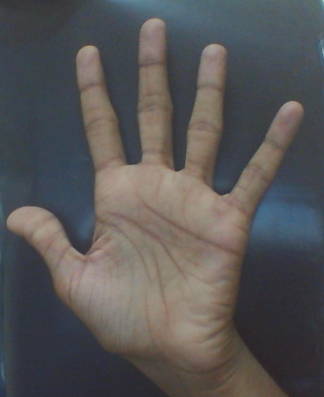
//> input picture testhand.png, 324 x 397 px
$ ./watershed1 testhand.png   (built with g++ and OpenCV 4)
//> lines starting //> are read from the running program, lines starting //| are printed output that depends on the picture; after the words box and inside, x2 and y2 are one past the last pixel; in counts of white or black regions, pixels touching at a corner belong together
#include<opencv2/opencv.hpp>
#include<iostream>

using namespace cv;
using namespace std;

int value=0.5;

Mat img_gray_d_t_thresh_G;
Mat img_gray_d_t_G;

void dt_thresh_callback(int , void*) {
	//cout<<value<<endl;
	threshold(img_gray_d_t_G, img_gray_d_t_thresh_G, (float) (value/255), 1, THRESH_BINARY);
	imshow("dt-thresh", img_gray_d_t_thresh_G);
}

int main(int argc, char** argv) {
	Mat img_gray = imread(argv[1], CV_LOAD_IMAGE_GRAYSCALE);
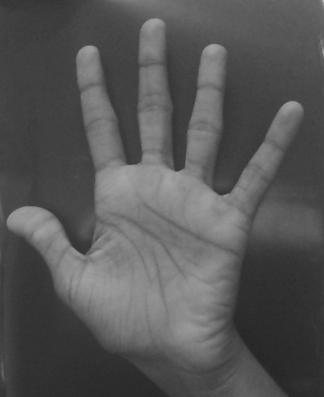
//> img_gray: 397 rows x 324 cols, CV_8UC1; min 37, max 199, mean 86
	Mat img_bgr = imread(argv[1], CV_LOAD_IMAGE_COLOR);
//> img_bgr is the input picture: 397 rows x 324 cols, CV_8UC3; mean B, G, R 86.2, 85.9, 87.7
	Mat img_gray_thresh(img_gray.rows, img_gray.cols, CV_32F, Scalar::all(0));
	Mat img_gray_d_t_thresh(img_gray.rows, img_gray.cols, CV_32F, Scalar::all(0));
	Mat img_gray_d_t(img_gray.rows, img_gray.cols, CV_32F, Scalar::all(0));
	Mat img_gray_otsu(img_gray.rows, img_gray.cols, CV_32F, Scalar::all(0));
	Mat img_gray_otsu_and_lapl(img_gray.rows, img_gray.cols, CV_32F, Scalar::all(0));

	Mat img1(img_gray.rows, img_gray.cols, CV_32F, Scalar::all(0));

	int kernel_size = 5;
	int scale = 1;
	int delta = 0;
	int ddepth = CV_8UC1;

	int dilation_type[] = {0,1,2};
	int dilation_size = 1;

	int erosion_type[] = {0,1,2};
	int erosion_size = 1;

	Mat elementDilate = getStructuringElement( dilation_type[1],
		Size( 2*dilation_size + 1, 2*dilation_size+1 ),
		Point( dilation_size, dilation_size ) );

	Mat elementErode = getStructuringElement( erosion_type[1],
		Size( 2*erosion_size + 1, 2*erosion_size+1 ),
		Point( erosion_size, erosion_size ) );

	threshold(img_gray, img_gray_otsu, 0, 255, THRESH_BINARY + THRESH_OTSU);
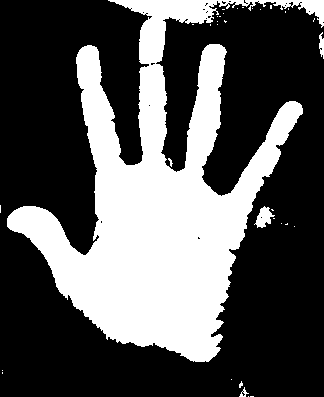
//> img_gray_otsu: 397 rows x 324 cols, CV_8UC1; 33.9% white; 34 white regions (29 under 20 px), largest, box (x1, y1, x2, y2) and area: (7, 0, 324, 362) 43118, (254, 206, 275, 228) 241, (319, 32, 324, 59) 89, (239, 387, 249, 397) 37, (168, 158, 173, 167) 20
	imshow("otsu", img_gray_otsu);

	threshold(img_gray, img_gray_thresh, 0, 255, THRESH_BINARY + THRESH_OTSU);
	//img_gray_thresh = ~img_gray_thresh;
	//bitwise_not(img_gray_thresh, img_gray_thresh);
	//namedWindow("thresh", WINDOW_AUTOSIZE);
	dilate(img_gray_thresh, img_gray_thresh, elementDilate);
	erode(img_gray_thresh, img_gray_thresh, elementErode);
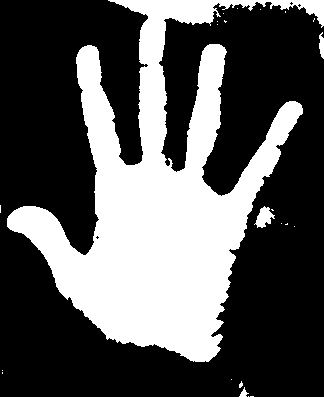
//> img_gray_thresh: 397 rows x 324 cols, CV_8UC1; 34.1% white; 23 white regions (19 under 20 px), largest, box (x1, y1, x2, y2) and area: (7, 0, 324, 362) 43412, (254, 206, 275, 228) 249, (319, 32, 324, 59) 97, (239, 387, 249, 397) 46
	imshow("thresh", img_gray_thresh);

	distanceTransform(img_gray_thresh, img_gray_d_t, CV_DIST_L2, 3);
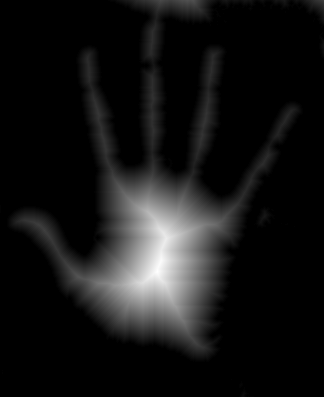
//> img_gray_d_t: 397 rows x 324 cols, CV_32FC1; min 0, max 70.29, mean 5.9; drawn with min black and max white
	normalize(img_gray_d_t, img_gray_d_t, 0, 1, NORM_MINMAX);
	namedWindow("dt", WINDOW_AUTOSIZE);
	imshow("dt", img_gray_d_t);

	img_gray_d_t.copyTo(img_gray_d_t_G);

	threshold(img_gray_d_t_G, img_gray_d_t_thresh_G, 0.3, 1, THRESH_BINARY);
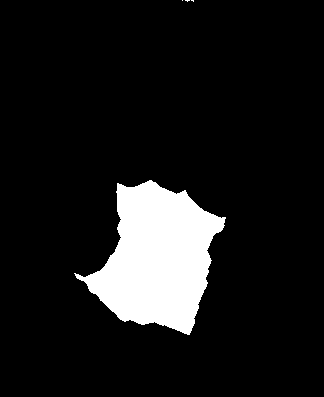
//> img_gray_d_t_thresh_G: 397 rows x 324 cols, CV_32FC1; values 0 (black) and 1 (white), 10.4% white; 4 white regions (3 under 20 px), largest, box (x1, y1, x2, y2) and area: (74, 180, 226, 335) 13372
	namedWindow("dt-thresh", WINDOW_AUTOSIZE);
	imshow("dt-thresh", img_gray_d_t_thresh_G);

	waitKey(0);

	destroyAllWindows();

}

$ run again, on anirudhhand.jpg
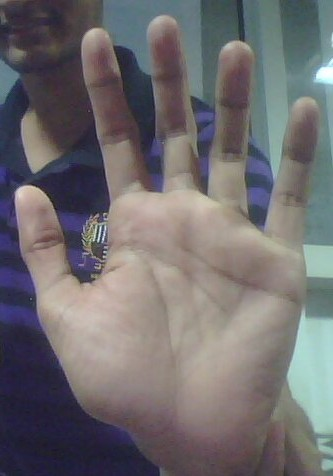
//> input picture anirudhhand.jpg, 333 x 476 px
//> img_bgr is the input picture: 476 rows x 333 cols, CV_8UC3; mean B, G, R 111.3, 108.7, 111.8
//> `threshold(img_gray, img_gray_otsu, 0, 255, THRESH_BINARY + THRESH_OTSU);`:
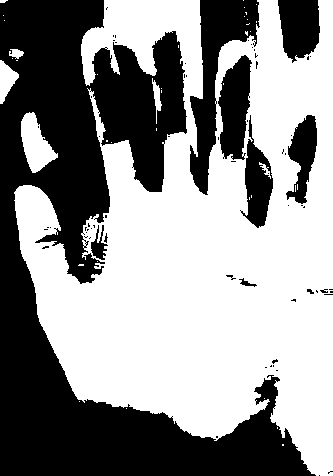
//> img_gray_otsu: 476 rows x 333 cols, CV_8UC1; 56.7% white; 68 black regions (57 under 20 px), largest, box (x1, y1, x2, y2) and area: (0, 0, 316, 476) 55357, (190, 0, 260, 195) 4952, (218, 55, 252, 160) 2436
//> `threshold(img_gray_d_t_G, img_gray_d_t_thresh_G, 0.3, 1, THRESH_BINARY);`:
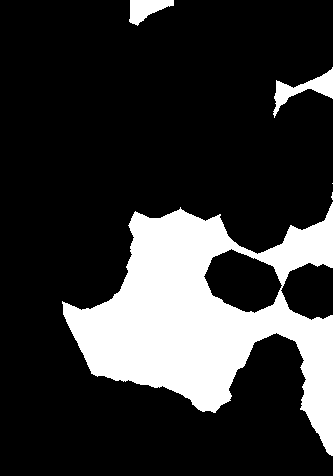
//> img_gray_d_t_thresh_G: 476 rows x 333 cols, CV_32FC1; values 0 (black) and 1 (white), 20.4% white; 5 white regions (2 under 20 px), largest, box (x1, y1, x2, y2) and area: (62, 202, 333, 456) 30773, (273, 67, 333, 118) 937, (129, 0, 174, 26) 660
